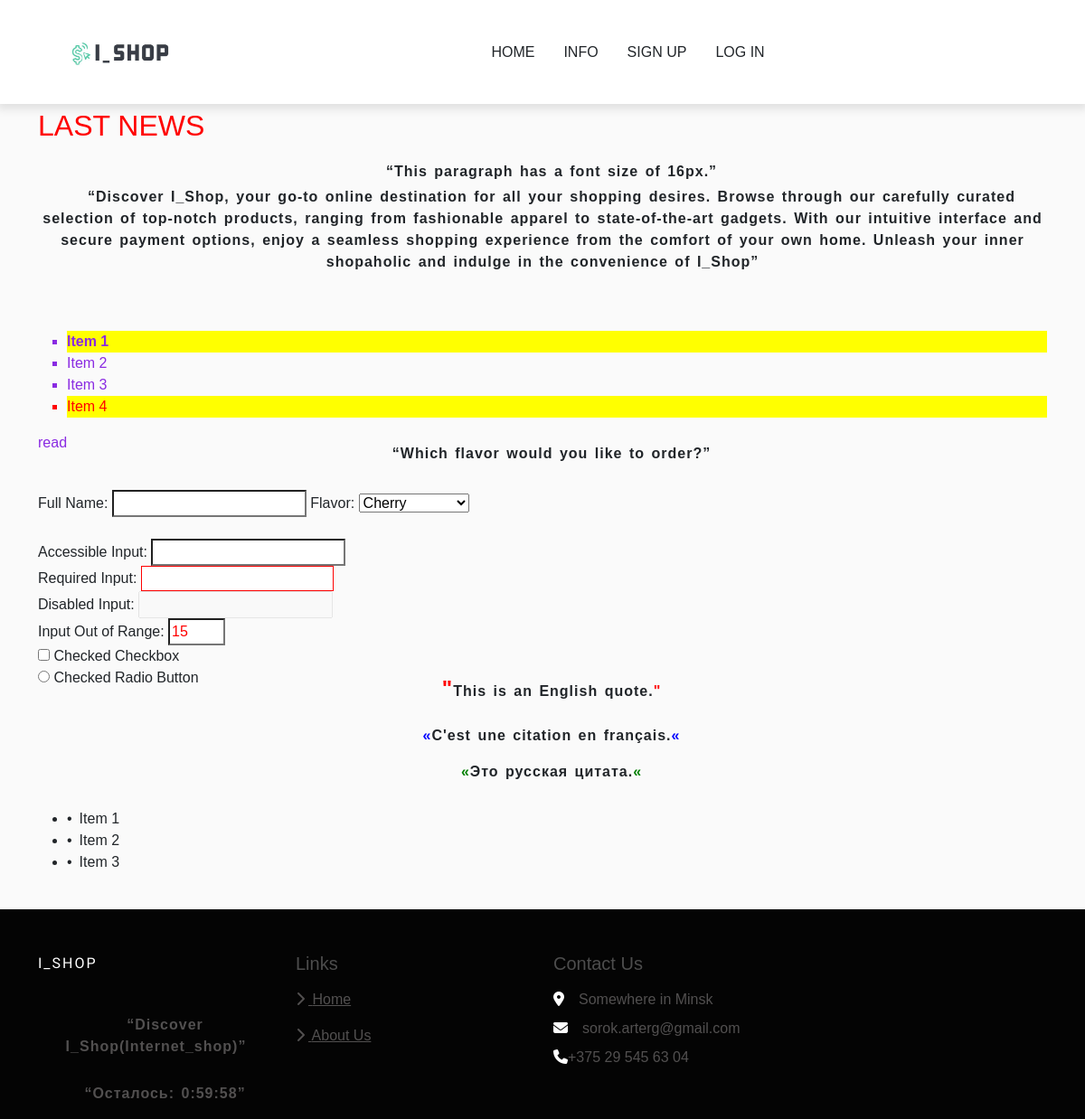
Before: /news/ with the older database file.
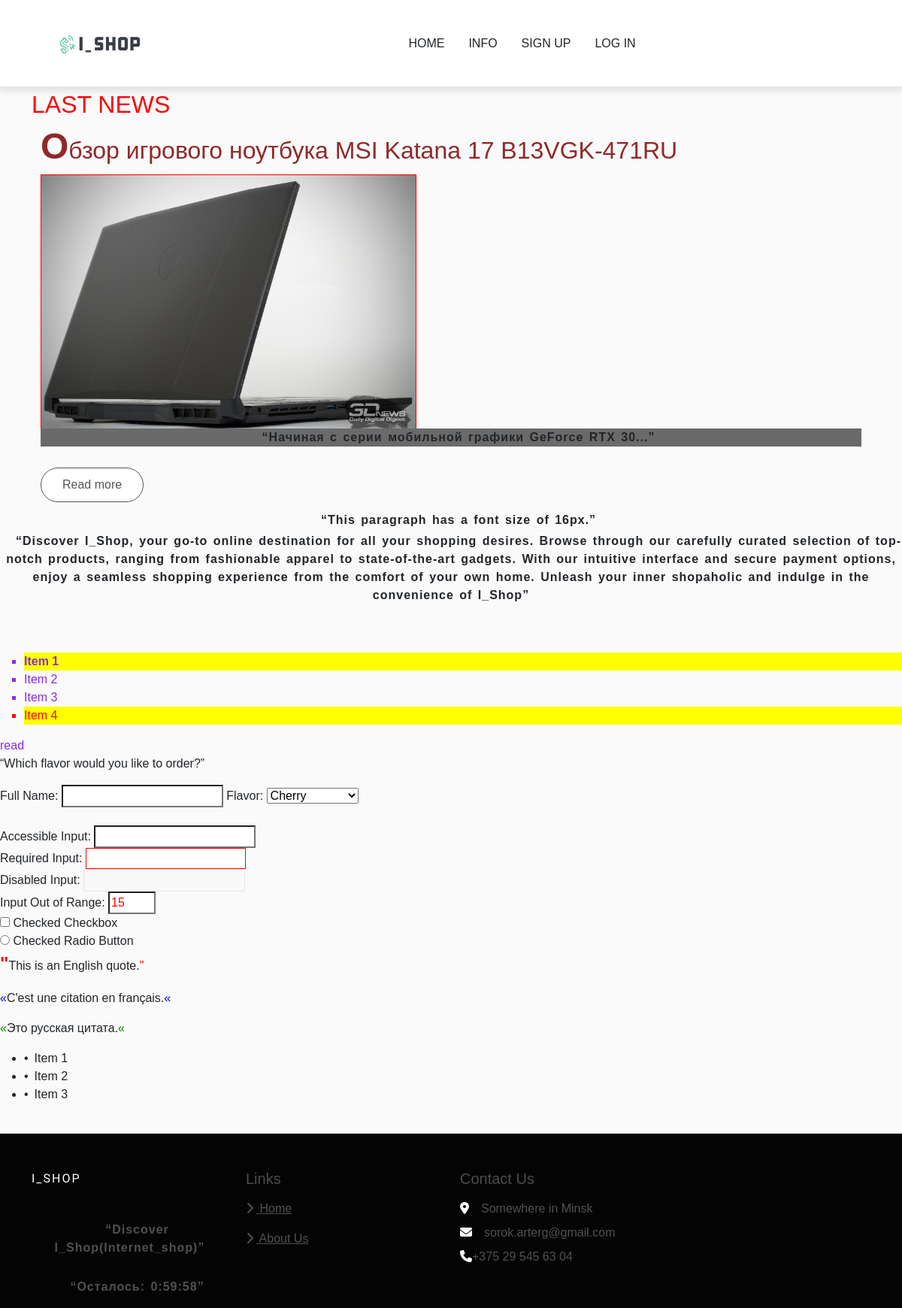
After: the same page with the newer database file.
### store/models.py (models this page shows, shortened)
class News(models.Model):
    name = models.CharField(max_length=255)
    image = models.ImageField(null=True, blank=True)
    content = models.CharField(max_length=255)
    reference = models.CharField(max_length=255,  null=True, blank=True)
    @property
    def imageURL(self):
        try:
            url = self.image.url
        except:
            url = ''
        return url

### store/views.py (the view)
# urls.py: path('news/', views.news, name="news"),
def news(request):
    news = News.objects.all()
    if request.user.is_authenticated:
        customer = request.user.customer
        order, created = Order.objects.get_or_create(customer=customer, complete=False)
        items = order.orderitem_set.all()
        cartItems = order.get_cart_items
    else:
        customer = Customer(
            name=''
        )
        items = []
        order = {'get_cart_total': 0, 'get_cart_items': 0, 'shipping': False}
        cartItems = order['get_cart_items']
    context = {'items': items,
               'order': order,
               'cartItems': cartItems,
               'customer': customer,
               'news': news,
               }
    return render(request, 'store/news.html', context)

### store/templates/store/news.html (shortened to what this page needs)
{% extends 'store/base.html' %}
{% load static %}
{% block content %}
<h2 href = "{% url 'news' %}">Last news</h1>
<div class="container">
    {% for new in news %}
        <h2 class="title first-letter">{{new.name}}</h2>
            <div>
                <img src = "{{new.imageURL}}" width="500"
                height="350">
            </div>
        <div id="news1-short">
            <p class="news-content">{{new.reference}}</p>
            <button class="read-more-button btn btn-outline-secondary
            add-btn update-cart" onclick="toggleNews('news1')">Read more</button>
        </div>
    </div>
    {% endfor %}
</div>
<br>
<div>
    <p>This paragraph has a font size of 16px.</p>
    <br>
    <p>Discover I_Shop, your go-to online destination for all your shopping desires.
        Browse through our carefully curated selection of top-notch products, ranging from fashionable apparel to state-of-the-art gadgets.
        With our intuitive interface and secure payment options, enjoy a seamless shopping experience from the comfort of your own home.
        Unleash your inner shopaholic and indulge in the convenience of I_Shop</p>
</div>
 <section>
    <ul class="main-link">
        <li>Item 1</li>
        <li>Item 2</li>
        <li>Item 3</li>
        <li>Item 4</li>
    </ul>
 </section>
 <a href="#" class="main-link"> read </a>
<form>
    <p>Which flavor would you like to order?</p>
    <label>Full Name: <input name="firstName" type="text" /></label>
    <label
      >Flavor:
      <select name="flavor">
        <option>Cherry</option>
      </select>
    </label>
</form>
<br>
<form>
    <label for="input1">Accessible Input:</label>
    <input type="text">
    <br>
    <label for="input2">Required Input:</label>
    <input type="text" required>
    <br>
    <label for="input3">Disabled Input:</label>
    <input type="text" disabled>
    <br>
    <label for="input4">Input Out of Range:</label>
    <input type="number"min="0" max="10" value="15">
    <br>
    <label for="checkbox1">
      <input type="checkbox">
      Checked Checkbox
    </label>
    <br>
    <label for="radio1">
      <input type="radio">
      Checked Radio Button
    </label>
</form>
<p class="first-letter" lang="en">This is an English quote.</p>
<p lang="fr">C'est une citation en français.</p>
<p lang="ru">Это русская цитата.</p>
<ul class="unicode-list">
    <li>Item 1</li>
    <li>Item 2</li>
    <li>Item 3</li>
</ul>
{% endblock %}

Changed rows visible on the page:
added News: name "Обзор игрового ноутбука MSI Katana 17 B13VGK-471RU", imageURL (picture), reference "Начиная с серии мобильной графики GeForce RTX 30..."
